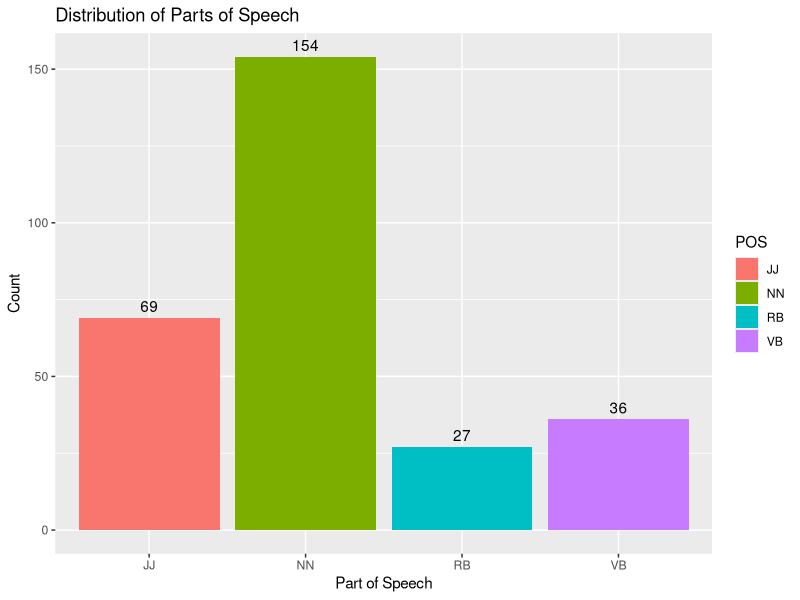
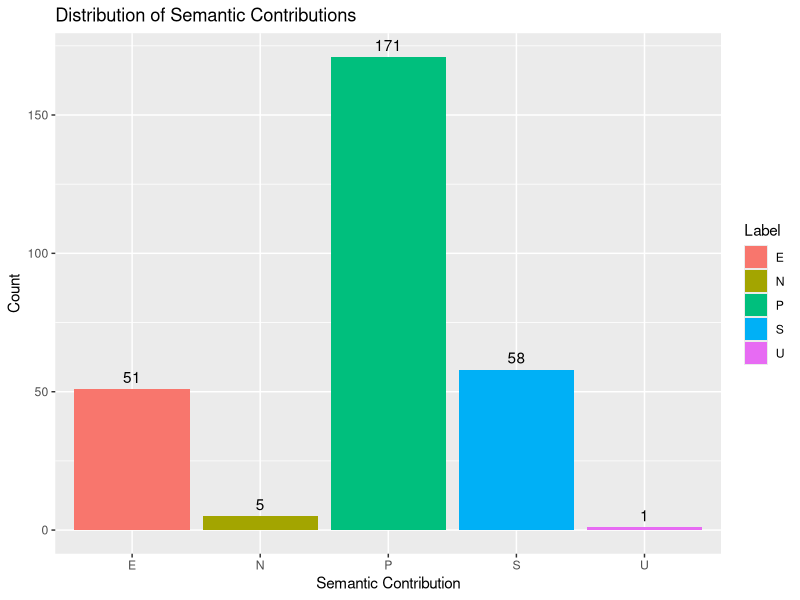
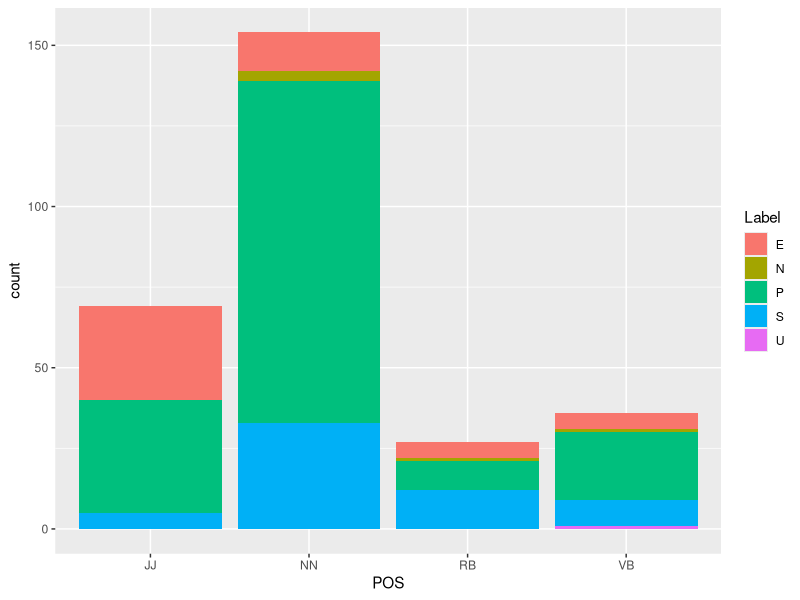

Generate these figures, in order, with R:
## ---- chunk 1
data <- read.csv("../data/salad_consolidated.csv")

head(data)
## ---- chunk 2
toy.data <- data.frame(
  part.of.speech = sample(c("noun", "verb", "adjective"), 100, replace = TRUE),
  semantic.contribution = sample(c("prototypical", "extreme", "salient"), 100, replace = TRUE)
)

head(toy.data)

## ---- chunk 3
library(ggplot2)

ggplot(data, aes(x = POS, fill = POS)) +
  geom_bar() +
  geom_text(stat='count', aes(label= after_stat(count)), vjust=-0.5) + 
  labs(title = "Distribution of Parts of Speech",
       x = "Part of Speech",
       y = "Count")

## ---- chunk 4
library(ggplot2)

ggplot(data, aes(x = Label, fill = Label)) +
  geom_bar() +
  geom_text(stat='count', aes(label= after_stat(count)), vjust=-0.5) + 
  labs(title = "Distribution of Semantic Contributions",
       x = "Semantic Contribution",
       y = "Count")

## ---- chunk 5
library(ggplot2)
library(nnet)

summary(data)
ggplot(data, aes(x = POS, fill = Label)) +
  geom_bar()


## ---- chunk 6
model <- multinom(Label ~ POS, data = data)

summary(model)
